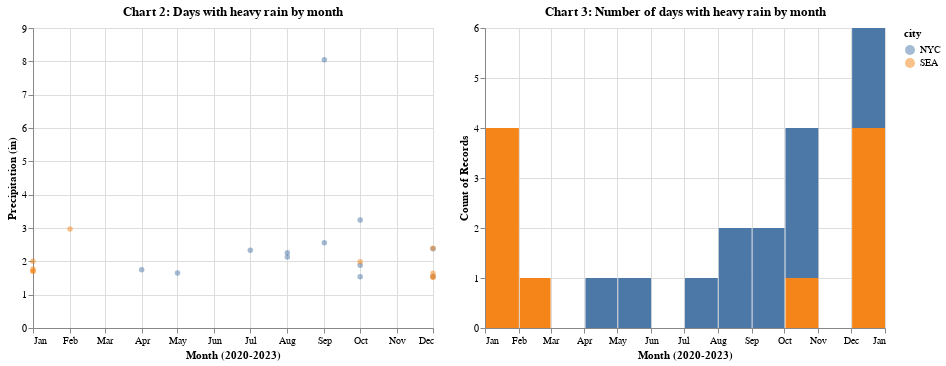

Source (notebook cell):
### Markdown cell above
#### 1b: In which city is there heavier rainfall?
I also wanted to try and compare which city saw 'heavier' rain as opposed to lighter/sprinkling rainfall, but after some (admitted limited) research online I found that the definition of heavy rainfall seemed to be more subjective, varying by study, and also based on individual observation, such as the wind making the rain feel heavier. The most consistent answer I found was 0.3 inches of rainfall per hour, with weather stations generally measuring for about 5 consecutive hours in a day. I decided to count anything over 1.8 inches of rain in one row (or one day) as heavy rain.

### Code cell
chart2 = alt.Chart(df).mark_circle(opacity=0.5).encode(
    alt.X('month(date):T', title='Month (2020-2023)'),
    alt.Y('precipitation:Q', title='Precipitation (in)'),
    alt.Color('city:N'),
    tooltip=['date:T', 'city', 'precipitation']
).transform_filter('datum.precipitation >= 1.5'
).properties(title='Chart 2: Days with heavy rain by month')

chart3 = alt.Chart(df).mark_bar().encode(
    alt.X('month(date):T', title='Month (2020-2023)'),
    alt.Y('count():Q'),
    alt.Color('city:N'),
    tooltip=['date:T', 'city', 'precipitation']
).transform_filter('datum.precipitation >= 1.5'
).properties(title='Chart 3: Number of days with heavy rain by month')

chart2 | chart3

### Figure 1 — Vega-Lite specification as saved in the notebook (floating-point values rounded to 4 significant figures; data arrays with more than 128 entries replaced by an {"elided": "..."} marker saying what was removed)
{"config": {"view": {"continuousWidth": 400, "continuousHeight": 300}}, "hconcat": [{"mark": {"type": "circle", "opacity": 0.5}, "encoding": {"color": {"field": "city", "type": "nominal"}, "tooltip": [{"field": "date", "type": "temporal"}, {"field": "city", "type": "nominal"}, {"field": "precipitation", "type": "quantitative"}], "x": {"field": "date", "timeUnit": "month", "title": "Month (2020-2023)", "type": "temporal"}, "y": {"field": "precipitation", "title": "Precipitation (in)", "type": "quantitative"}}, "title": "Chart 2: Days with heavy rain by month", "transform": [{"filter": "datum.precipitation >= 1.5"}]}, {"mark": "bar", "encoding": {"color": {"field": "city", "type": "nominal"}, "tooltip": [{"field": "date", "type": "temporal"}, {"field": "city", "type": "nominal"}, {"field": "precipitation", "type": "quantitative"}], "x": {"field": "date", "timeUnit": "month", "title": "Month (2020-2023)", "type": "temporal"}, "y": {"aggregate": "count", "type": "quantitative"}}, "title": "Chart 3: Number of days with heavy rain by month", "transform": [{"filter": "datum.precipitation >= 1.5"}]}], "data": {"name": "data-b5808048831bcd26a40da6692cee2928"}, "$schema": "https://vega.github.io/schema/vega-lite/v4.17.0.json", "datasets": {"data-b5808048831bcd26a40da6692cee2928": {"elided": "2922 records"}}}
